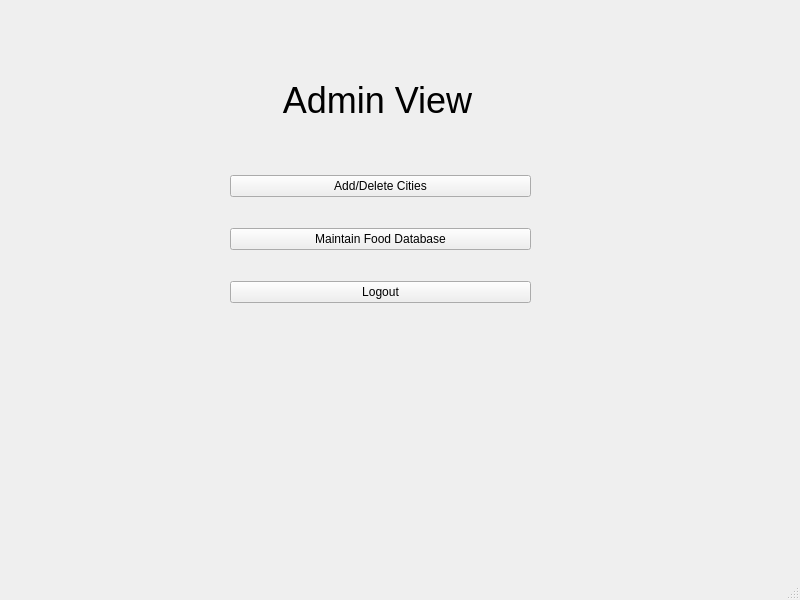
<?xml version="1.0" encoding="UTF-8"?>
<ui version="4.0">
 <class>adminMainWindow</class>
 <widget class="QMainWindow" name="adminMainWindow">
  <property name="geometry">
   <rect>
    <x>0</x>
    <y>0</y>
    <width>800</width>
    <height>600</height>
   </rect>
  </property>
  <property name="windowTitle">
   <string/>
  </property>
  <widget class="QWidget" name="centralwidget">
   <widget class="QLabel" name="label">
    <property name="geometry">
     <rect>
      <x>207</x>
      <y>75</y>
      <width>341</width>
      <height>51</height>
     </rect>
    </property>
    <property name="font">
     <font>
      <pointsize>27</pointsize>
     </font>
    </property>
    <property name="text">
     <string>Admin View</string>
    </property>
    <property name="alignment">
     <set>Qt::AlignmentFlag::AlignCenter</set>
    </property>
   </widget>
   <widget class="QWidget" name="verticalLayoutWidget">
    <property name="geometry">
     <rect>
      <x>230</x>
      <y>150</y>
      <width>301</width>
      <height>181</height>
     </rect>
    </property>
    <layout class="QVBoxLayout" name="verticalLayout">
     <item>
      <widget class="QPushButton" name="citiesButton">
       <property name="text">
        <string>Add/Delete Cities</string>
       </property>
      </widget>
     </item>
     <item>
      <widget class="QPushButton" name="foodButton">
       <property name="text">
        <string>Maintain Food Database</string>
       </property>
      </widget>
     </item>
     <item>
      <widget class="QPushButton" name="logoutButton">
       <property name="text">
        <string>Logout</string>
       </property>
      </widget>
     </item>
    </layout>
   </widget>
  </widget>
  <widget class="QMenuBar" name="menubar">
   <property name="geometry">
    <rect>
     <x>0</x>
     <y>0</y>
     <width>800</width>
     <height>24</height>
    </rect>
   </property>
  </widget>
  <widget class="QStatusBar" name="statusbar"/>
 </widget>
 <resources/>
 <connections/>
</ui>
